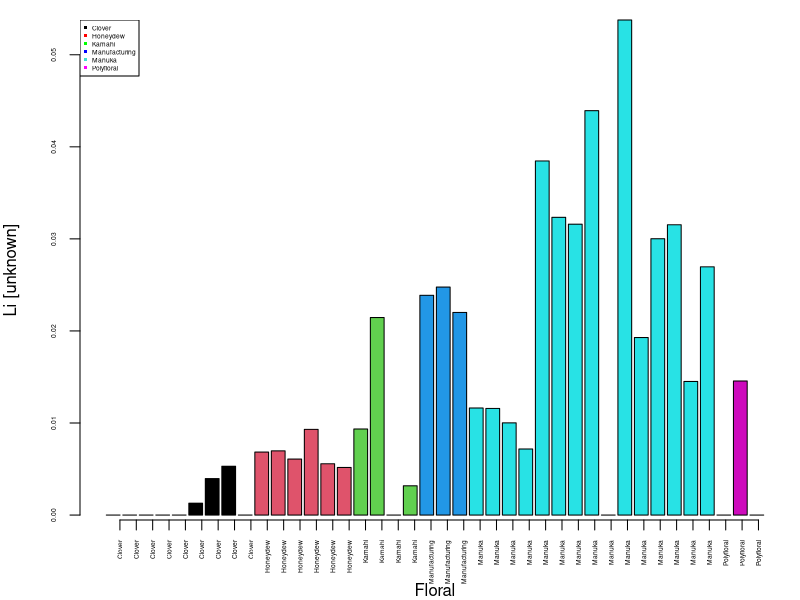
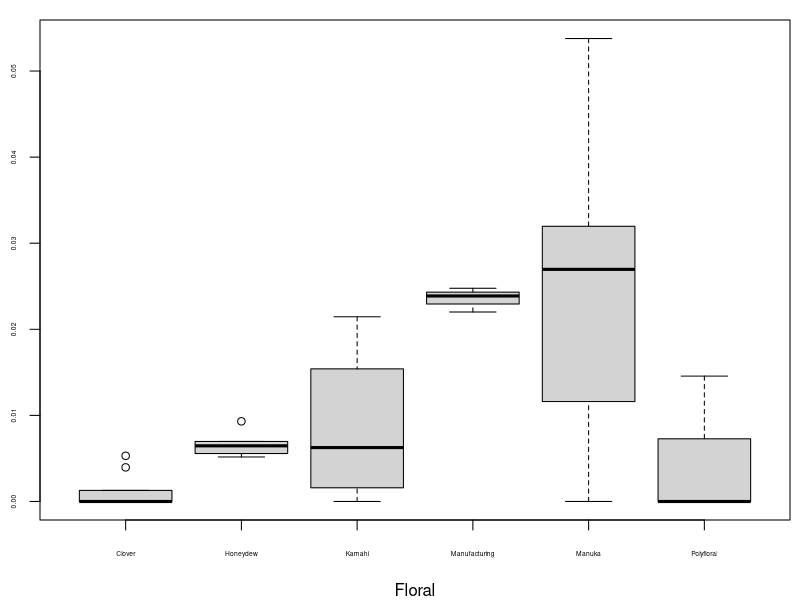
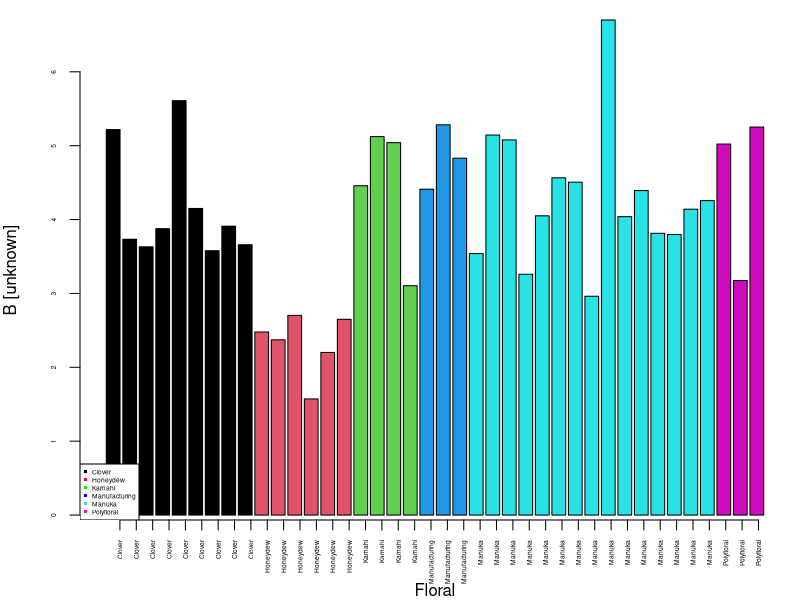
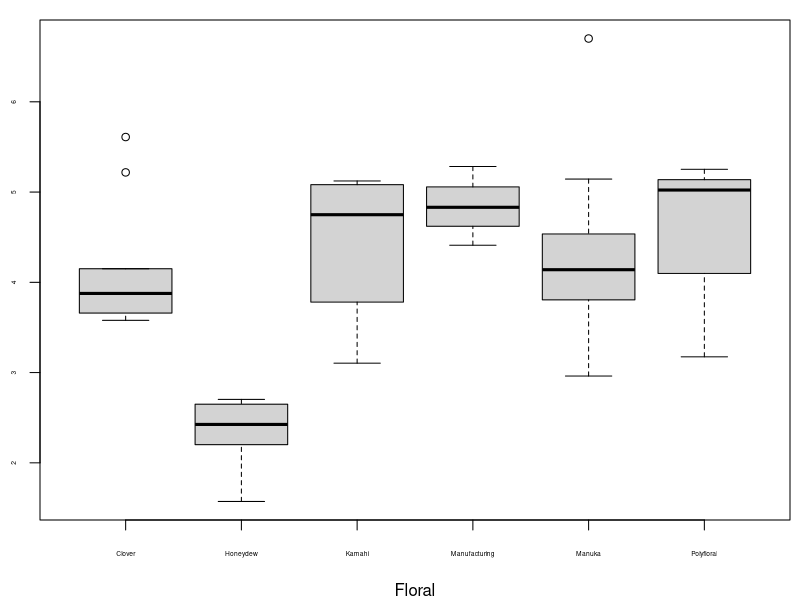
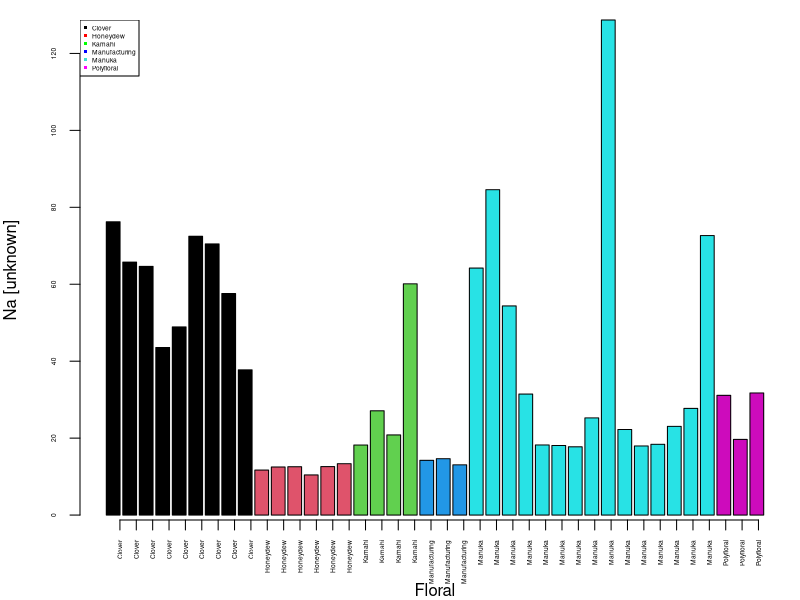
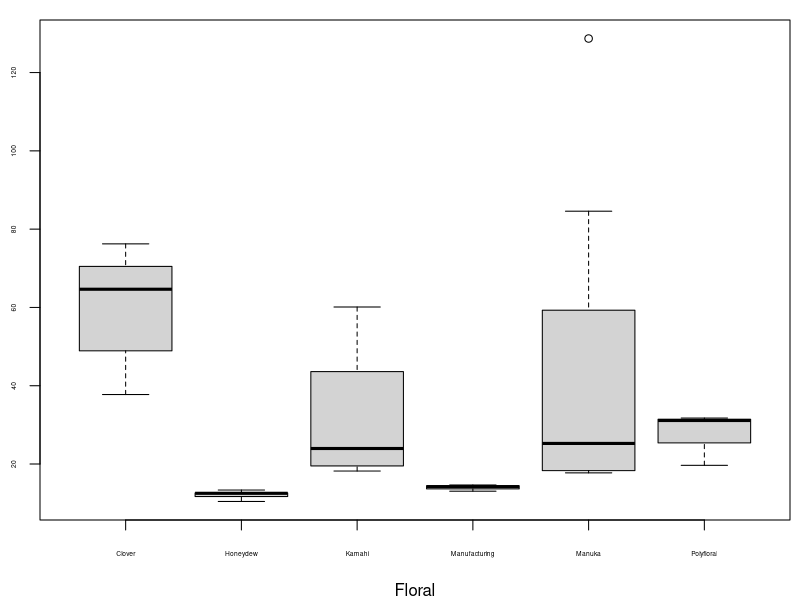
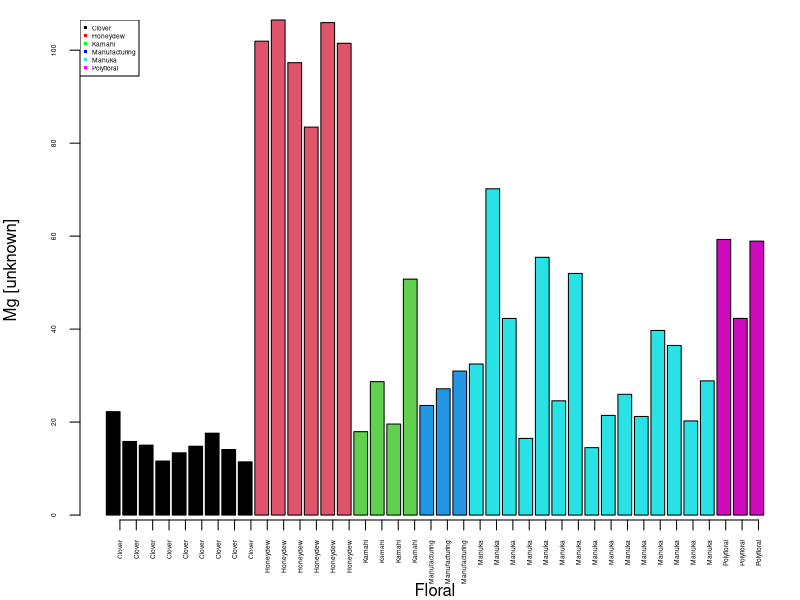
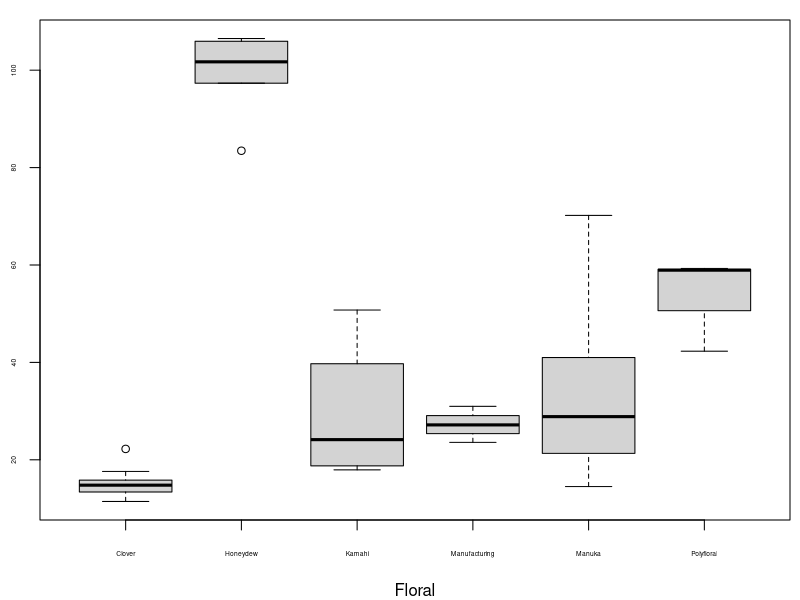

These figures' R source, in order: (Note: this script raises an error after producing the figures.)
#########################
# Author: Demus Matheus Huang
# Course: IEA514 - Applied Environmental Forensics
# Assignment: Data Analysis Report
# Date created: 2023-06-19
#########################


#### Preparation ####

# Open the acquired dataset with .csv in Ms. Excel, modify table columns and structure

# Import the data
df0 <- read.csv('data/honey_1.csv')

# Looking at the data
head(df0)
dim(df0)
summary(df0)
View(df0)

# Sorting the data based on 'Floral' column
df0 <- df0[order(df0$Floral), ] # primary data
View(df0)

# Deletion of unnecessary columns and change of 'Floral' column name
df <- df0[, c(-1, -3:-7)] # floral data
colnames(df)[1] = "Sample"
View(df)

#### Data for HCA ####
dfHCA <- df0[order(df0$Island), ] # primary data
dfHCA$Concatenated <- paste(dfHCA$Floral, dfHCA$Island) # add new column, combine Col 2 and 4
dfHCA <- dfHCA[,c(1, 33, 2:32)]

colnames(dfHCA)[2] ="Sample" # rename new column
dfHCA <- dfHCA[, c(-1, -3:-8)] # delete non-numerical columns other than Column 2
View(dfHCA)

dfHCA$Sample <- as.factor(dfHCA$Sample) # factor column sample HCA


#### Exploratory plots ####

# Names for the x labels
samples <- c(rep('Clover',9), rep('Honeydew', 6), rep('Kamahi', 4), 
             rep('Manufacturing', 3), rep('Manuka', 15), rep('Polyfloral', 3))

# Change the column sample from being a character to a factor

df$Sample <- as.factor(df$Sample)



#### Li ####
# Bar plot
jpeg('figs/barplot_Li.jpeg', res = 300, units = 'cm', height = 8, width = 8)
par(mar = c(4,4,1,0.5))
barplot(df$Li, xaxt = 'n', cex.axis = 0.4, 
     xlab = 'Floral', 
     ylab = 'Li [unknown]',
     col = as.factor(df$Sample),
     width = c(0.84, 0.84, 0.84, 0.84, 0.84, 0.84))
axis(1, at = 1:nrow(df), labels = samples, las = 2, cex.axis = 0.4)
legend('topleft', c('Clover','Honeydew','Kamahi','Manufacturing','Manuka',
                    'Polyfloral'), pch = c(15,15,15,15,15,15),
       col = c('black','red','green','blue','turquoise','magenta'), cex = 0.4)
dev.off()


# Box plot
jpeg('figs/boxplot_Li.jpeg', res = 300, units = 'cm', height = 8, width = 8)
par(mar = c(4,2,1,0.5)) 
plot(df$Sample, df$Li, xlab = 'Floral', ylab = '', cex.axis = 0.4) # no need ylab as it is redundant
dev.off()



#### B ####
# Bar plot
jpeg('figs/barplot_B.jpeg', res = 300, units = 'cm', height = 8, width = 8)
par(mar = c(4,4,1,0.5))
barplot(df$B, xaxt = 'n', cex.axis = 0.4,
        xlab = 'Floral', 
        ylab = 'B [unknown]',
        col = as.factor(df$Sample),
        width = c(0.84, 0.84, 0.84, 0.84, 0.84, 0.84))
axis(1, at = 1:nrow(df), labels = samples, las = 2, cex.axis = 0.4)
legend('bottomleft', c('Clover','Honeydew','Kamahi','Manufacturing','Manuka',
                    'Polyfloral'), pch = c(15,15,15,15,15,15),
       col = c('black','red','green','blue','turquoise','magenta'), cex = 0.4)
dev.off()


# Box plots
jpeg('figs/boxplot_B.jpeg', res = 300, units = 'cm', height = 8, width = 8)
par(mar = c(4,2,1,0.5)) 
plot(df$Sample, df$B, xlab = 'Floral', ylab = '', cex.axis = 0.4) 
dev.off()



#### Na ####
# Bar plot
jpeg('figs/barplot_Na.jpeg', res = 300, units = 'cm', height = 8, width = 8)
par(mar = c(4,4,1,0.5))
barplot(df$Na, xaxt = 'n', cex.axis = 0.4, 
        xlab = 'Floral', 
        ylab = 'Na [unknown]',
        col = as.factor(df$Sample),
        width = c(0.84, 0.84, 0.84, 0.84, 0.84, 0.84))
axis(1, at = 1:nrow(df), labels = samples, las = 2, cex.axis = 0.4)
legend('topleft', c('Clover','Honeydew','Kamahi','Manufacturing','Manuka',
                    'Polyfloral'), pch = c(15,15,15,15,15,15),
       col = c('black','red','green','blue','turquoise','magenta'), cex = 0.4)
dev.off()


# Box plot
jpeg('figs/boxplot_Na.jpeg', res = 300, units = 'cm', height = 8, width = 8)
par(mar = c(4,2,1,0.5))
plot(df$Sample, df$Na, xlab = 'Floral', ylab = '', cex.axis = 0.4) 
dev.off()



#### Mg ####
# Bar plot
jpeg('figs/barplot_Mg.jpeg', res = 300, units = 'cm', height = 8, width = 8)
par(mar = c(4,4,1,0.5))
barplot(df$Mg, xaxt = 'n', cex.axis = 0.4,
        xlab = 'Floral', 
        ylab = 'Mg [unknown]',
        col = as.factor(df$Sample),
        width = c(0.84, 0.84, 0.84, 0.84, 0.84, 0.84))
axis(1, at = 1:nrow(df), labels = samples, las = 2, cex.axis = 0.4)
legend('topleft', c('Clover','Honeydew','Kamahi','Manufacturing','Manuka',
                       'Polyfloral'), pch = c(15,15,15,15,15,15),
       col = c('black','red','green','blue','turquoise','magenta'), cex = 0.4)
dev.off()


# Box plot
jpeg('figs/boxplot_Mg.jpeg', res = 300, units = 'cm', height = 8, width = 8)
par(mar = c(4,2,1,0.5)) 
plot(df$Sample, df$Mg, xlab = 'Floral', ylab = '', cex.axis = 0.4) 
dev.off()



#### Al ####
# Bar plot
jpeg('figs/barplot_Al.jpeg', res = 300, units = 'cm', height = 8, width = 8)
par(mar = c(4,4,1,0.5))
barplot(df$Al, xaxt = 'n', cex.axis = 0.4,
        xlab = 'Floral', 
        ylab = 'Al [unknown]',
        col = as.factor(df$Sample),
        width = c(0.84, 0.84, 0.84, 0.84, 0.84, 0.84))
axis(1, at = 1:nrow(df), labels = samples, las = 2, cex.axis = 0.4)
legend('topleft', c('Clover','Honeydew','Kamahi','Manufacturing','Manuka',
                    'Polyfloral'), pch = c(15,15,15,15,15,15),
       col = c('black','red','green','blue','turquoise','magenta'), cex = 0.4)
dev.off()


# Box plot
jpeg('figs/boxplot_Al.jpeg', res = 300, units = 'cm', height = 8, width = 8)
par(mar = c(4,2,1,0.5)) 
plot(df$Sample, df$Al, xlab = 'Floral', ylab = '', cex.axis = 0.4) 
dev.off()



#### K ####
# Bar plot
jpeg('figs/barplot_K.jpeg', res = 300, units = 'cm', height = 8, width = 8)
par(mar = c(4,4,1,0.5))
barplot(df$K, xaxt = 'n', cex.axis = 0.4,
        xlab = 'Floral', 
        ylab = 'K [unknown]',
        col = as.factor(df$Sample),
        width = c(0.84, 0.84, 0.84, 0.84, 0.84, 0.84))
axis(1, at = 1:nrow(df), labels = samples, las = 2, cex.axis = 0.4)
legend('topleft', c('Clover','Honeydew','Kamahi','Manufacturing','Manuka',
                    'Polyfloral'), pch = c(15,15,15,15,15,15),
       col = c('black','red','green','blue','turquoise','magenta'), cex = 0.4)
dev.off()


# Box plot
jpeg('figs/boxplot_K.jpeg', res = 300, units = 'cm', height = 8, width = 8)
par(mar = c(4,2,1,0.5)) 
plot(df$Sample, df$K, xlab = 'Floral', ylab = '', cex.axis = 0.4) 
dev.off()



#### Ca ####
# Bar plot
jpeg('figs/barplot_Ca.jpeg', res = 300, units = 'cm', height = 8, width = 8)
par(mar = c(4,4,1,0.5))
barplot(df$Ca, xaxt = 'n', cex.axis = 0.4,
        xlab = 'Floral', 
        ylab = 'Ca [unknown]',
        col = as.factor(df$Sample),
        width = c(0.84, 0.84, 0.84, 0.84, 0.84, 0.84))
axis(1, at = 1:nrow(df), labels = samples, las = 2, cex.axis = 0.4)
legend('topleft', c('Clover','Honeydew','Kamahi','Manufacturing','Manuka',
                    'Polyfloral'), pch = c(15,15,15,15,15,15),
       col = c('black','red','green','blue','turquoise','magenta'), cex = 0.4)
dev.off()


# Box plot
jpeg('figs/boxplot_Ca.jpeg', res = 300, units = 'cm', height = 8, width = 8)
par(mar = c(4,2,1,0.5)) 
plot(df$Sample, df$Ca, xlab = 'Floral', ylab = '', cex.axis = 0.4) 
dev.off()



#### V ####
# Bar plot
jpeg('figs/barplot_V.jpeg', res = 300, units = 'cm', height = 8, width = 8)
par(mar = c(4,4,1,0.5))
barplot(df$V, xaxt = 'n', cex.axis = 0.4,
        xlab = 'Floral', 
        ylab = 'V [unknown]',
        col = as.factor(df$Sample),
        width = c(0.84, 0.84, 0.84, 0.84, 0.84, 0.84))
axis(1, at = 1:nrow(df), labels = samples, las = 2, cex.axis = 0.4)
legend('topleft', c('Clover','Honeydew','Kamahi','Manufacturing','Manuka',
                    'Polyfloral'), pch = c(15,15,15,15,15,15),
       col = c('black','red','green','blue','turquoise','magenta'), cex = 0.4)
dev.off()


# Box plot
jpeg('figs/boxplot_V.jpeg', res = 300, units = 'cm', height = 8, width = 8)
par(mar = c(4,2,1,0.5)) 
plot(df$Sample, df$V, xlab = 'Floral', ylab = '', cex.axis = 0.4) 
dev.off()



#### Cr ####
# Bar plot
jpeg('figs/barplot_Cr.jpeg', res = 300, units = 'cm', height = 8, width = 8)
par(mar = c(4,4,1,0.5))
barplot(df$Cr, xaxt = 'n', cex.axis = 0.4,
        xlab = 'Floral', 
        ylab = 'Cr [unknown]',
        col = as.factor(df$Sample),
        width = c(0.84, 0.84, 0.84, 0.84, 0.84, 0.84))
axis(1, at = 1:nrow(df), labels = samples, las = 2, cex.axis = 0.4)
legend('topleft', c('Clover','Honeydew','Kamahi','Manufacturing','Manuka',
                    'Polyfloral'), pch = c(15,15,15,15,15,15),
       col = c('black','red','green','blue','turquoise','magenta'), cex = 0.4)
dev.off()


# Box plot
jpeg('figs/boxplot_Cr.jpeg', res = 300, units = 'cm', height = 8, width = 8)
par(mar = c(4,2,1,0.5)) 
plot(df$Sample, df$Cr, xlab = 'Floral', ylab = '', cex.axis = 0.4) 
dev.off()



#### Mn ####
# Bar plot
jpeg('figs/barplot_Mn.jpeg', res = 300, units = 'cm', height = 8, width = 8)
par(mar = c(4,4,1,0.5))
barplot(df$Mn, xaxt = 'n', cex.axis = 0.4,
        xlab = 'Floral', 
        ylab = 'Mn [unknown]',
        col = as.factor(df$Sample),
        width = c(0.84, 0.84, 0.84, 0.84, 0.84, 0.84))
axis(1, at = 1:nrow(df), labels = samples, las = 2, cex.axis = 0.4)
legend('topleft', c('Clover','Honeydew','Kamahi','Manufacturing','Manuka',
                    'Polyfloral'), pch = c(15,15,15,15,15,15),
       col = c('black','red','green','blue','turquoise','magenta'), cex = 0.4)
dev.off()


# Box plot
jpeg('figs/boxplot_Mn.jpeg', res = 300, units = 'cm', height = 8, width = 8)
par(mar = c(4,2,1,0.5)) 
plot(df$Sample, df$Mn, xlab = 'Floral', ylab = '', cex.axis = 0.4) 
dev.off()



#### Fe ####
# Bar plot
jpeg('figs/barplot_Fe.jpeg', res = 300, units = 'cm', height = 8, width = 8)
par(mar = c(4,4,1,0.5))
barplot(df$Fe, xaxt = 'n', cex.axis = 0.4,
        xlab = 'Floral', 
        ylab = 'Fe [unknown]',
        col = as.factor(df$Sample),
        width = c(0.84, 0.84, 0.84, 0.84, 0.84, 0.84))
axis(1, at = 1:nrow(df), labels = samples, las = 2, cex.axis = 0.4)
legend('topleft', c('Clover','Honeydew','Kamahi','Manufacturing','Manuka',
                    'Polyfloral'), pch = c(15,15,15,15,15,15),
       col = c('black','red','green','blue','turquoise','magenta'), cex = 0.4)
dev.off()


# Box plot
jpeg('figs/boxplot_Fe.jpeg', res = 300, units = 'cm', height = 8, width = 8)
par(mar = c(4,2,1,0.5)) 
plot(df$Sample, df$Fe, xlab = 'Floral', ylab = '', cex.axis = 0.4) 
dev.off()



#### Co ####
# Bar plot
jpeg('figs/barplot_Co.jpeg', res = 300, units = 'cm', height = 8, width = 8)
par(mar = c(4,4,1,0.5))
barplot(df$Co, xaxt = 'n', cex.axis = 0.4,
        xlab = 'Floral', 
        ylab = 'Co [unknown]',
        col = as.factor(df$Sample),
        width = c(0.84, 0.84, 0.84, 0.84, 0.84, 0.84))
axis(1, at = 1:nrow(df), labels = samples, las = 2, cex.axis = 0.4)
legend('topleft', c('Clover','Honeydew','Kamahi','Manufacturing','Manuka',
                    'Polyfloral'), pch = c(15,15,15,15,15,15),
       col = c('black','red','green','blue','turquoise','magenta'), cex = 0.4)
dev.off()


# Box plot
jpeg('figs/boxplot_Co.jpeg', res = 300, units = 'cm', height = 8, width = 8)
par(mar = c(4,2,1,0.5)) 
plot(df$Sample, df$Co, xlab = 'Floral', ylab = '', cex.axis = 0.4) 
dev.off()



#### Ni ####
# Bar plot
jpeg('figs/barplot_Ni.jpeg', res = 300, units = 'cm', height = 8, width = 8)
par(mar = c(4,4,1,0.5))
barplot(df$Ni, xaxt = 'n', cex.axis = 0.4,
        xlab = 'Floral', 
        ylab = 'Ni [unknown]',
        col = as.factor(df$Sample),
        width = c(0.84, 0.84, 0.84, 0.84, 0.84, 0.84))
axis(1, at = 1:nrow(df), labels = samples, las = 2, cex.axis = 0.4)
legend('topleft', c('Clover','Honeydew','Kamahi','Manufacturing','Manuka',
                    'Polyfloral'), pch = c(15,15,15,15,15,15),
       col = c('black','red','green','blue','turquoise','magenta'), cex = 0.4)
dev.off()


# Box plot
jpeg('figs/boxplot_Ni.jpeg', res = 300, units = 'cm', height = 8, width = 8)
par(mar = c(4,2,1,0.5)) 
plot(df$Sample, df$Ni, xlab = 'Floral', ylab = '', cex.axis = 0.4) 
dev.off()



#### Cu ####
# Bar plot
jpeg('figs/barplot_Cu.jpeg', res = 300, units = 'cm', height = 8, width = 8)
par(mar = c(4,4,1,0.5))
barplot(df$Cu, xaxt = 'n', cex.axis = 0.4,
        xlab = 'Floral', 
        ylab = 'Cu [unknown]',
        col = as.factor(df$Sample),
        width = c(0.84, 0.84, 0.84, 0.84, 0.84, 0.84))
axis(1, at = 1:nrow(df), labels = samples, las = 2, cex.axis = 0.4)
legend('topleft', c('Clover','Honeydew','Kamahi','Manufacturing','Manuka',
                    'Polyfloral'), pch = c(15,15,15,15,15,15),
       col = c('black','red','green','blue','turquoise','magenta'), cex = 0.4)
dev.off()


# Box plot
jpeg('figs/boxplot_Cu.jpeg', res = 300, units = 'cm', height = 8, width = 8)
par(mar = c(4,2,1,0.5)) 
plot(df$Sample, df$Cu, xlab = 'Floral', ylab = '', cex.axis = 0.4) 
dev.off()



#### Zn ####
# Bar plot
jpeg('figs/barplot_Zn.jpeg', res = 300, units = 'cm', height = 8, width = 8)
par(mar = c(4,4,1,0.5))
barplot(df$Zn, xaxt = 'n', cex.axis = 0.4,
        xlab = 'Floral', 
        ylab = 'Zn [unknown]',
        col = as.factor(df$Sample),
        width = c(0.84, 0.84, 0.84, 0.84, 0.84, 0.84))
axis(1, at = 1:nrow(df), labels = samples, las = 2, cex.axis = 0.4)
legend('topleft', c('Clover','Honeydew','Kamahi','Manufacturing','Manuka',
                    'Polyfloral'), pch = c(15,15,15,15,15,15),
       col = c('black','red','green','blue','turquoise','magenta'), cex = 0.4)
dev.off()


# Box plot
jpeg('figs/boxplot_Zn.jpeg', res = 300, units = 'cm', height = 8, width = 8)
par(mar = c(4,2,1,0.5)) 
plot(df$Sample, df$Zn, xlab = 'Floral', ylab = '', cex.axis = 0.4) 
dev.off()



#### Ga ####
# Bar plot
jpeg('figs/barplot_Ga.jpeg', res = 300, units = 'cm', height = 8, width = 8)
par(mar = c(4,4,1,0.5))
barplot(df$Ga, xaxt = 'n', cex.axis = 0.4,
        xlab = 'Floral', 
        ylab = 'Ga [unknown]',
        col = as.factor(df$Sample),
        width = c(0.84, 0.84, 0.84, 0.84, 0.84, 0.84))
axis(1, at = 1:nrow(df), labels = samples, las = 2, cex.axis = 0.4)
legend('topleft', c('Clover','Honeydew','Kamahi','Manufacturing','Manuka',
                    'Polyfloral'), pch = c(15,15,15,15,15,15),
       col = c('black','red','green','blue','turquoise','magenta'), cex = 0.4)
dev.off()


# Box plot
jpeg('figs/boxplot_Ga.jpeg', res = 300, units = 'cm', height = 8, width = 8)
par(mar = c(4,2,1,0.5)) 
plot(df$Sample, df$Ga, xlab = 'Floral', ylab = '', cex.axis = 0.4) 
dev.off()



#### Rb ####
# Bar plot
jpeg('figs/barplot_Rb.jpeg', res = 300, units = 'cm', height = 8, width = 8)
par(mar = c(4,4,1,0.5))
barplot(df$Rb, xaxt = 'n', cex.axis = 0.4,
        xlab = 'Floral', 
        ylab = 'Rb [unknown]',
        col = as.factor(df$Sample),
        width = c(0.84, 0.84, 0.84, 0.84, 0.84, 0.84))
axis(1, at = 1:nrow(df), labels = samples, las = 2, cex.axis = 0.4)
legend('topleft', c('Clover','Honeydew','Kamahi','Manufacturing','Manuka',
                    'Polyfloral'), pch = c(15,15,15,15,15,15),
       col = c('black','red','green','blue','turquoise','magenta'), cex = 0.4)
dev.off()


# Box plot
jpeg('figs/boxplot_Rb.jpeg', res = 300, units = 'cm', height = 8, width = 8)
par(mar = c(4,2,1,0.5)) 
plot(df$Sample, df$Rb, xlab = 'Floral', ylab = '', cex.axis = 0.4) 
dev.off()



#### Sr ####
# Bar plot
jpeg('figs/barplot_Sr.jpeg', res = 300, units = 'cm', height = 8, width = 8)
par(mar = c(4,4,1,0.5))
barplot(df$Sr, xaxt = 'n', cex.axis = 0.4,
        xlab = 'Floral', 
        ylab = 'Sr [unknown]',
        col = as.factor(df$Sample),
        width = c(0.84, 0.84, 0.84, 0.84, 0.84, 0.84))
axis(1, at = 1:nrow(df), labels = samples, las = 2, cex.axis = 0.4)
legend('topleft', c('Clover','Honeydew','Kamahi','Manufacturing','Manuka',
                    'Polyfloral'), pch = c(15,15,15,15,15,15),
       col = c('black','red','green','blue','turquoise','magenta'), cex = 0.4)
dev.off()


# Box plot
jpeg('figs/boxplot_Sr.jpeg', res = 300, units = 'cm', height = 8, width = 8)
par(mar = c(4,2,1,0.5)) 
plot(df$Sample, df$Sr, xlab = 'Floral', ylab = '', cex.axis = 0.4) 
dev.off()



#### Ag ####
# Bar plot
jpeg('figs/barplot_Ag.jpeg', res = 300, units = 'cm', height = 8, width = 8)
par(mar = c(4,4,1,0.5))
barplot(df$Ag, xaxt = 'n', cex.axis = 0.4,
        xlab = 'Floral', 
        ylab = 'Ag [unknown]',
        col = as.factor(df$Sample),
        width = c(0.84, 0.84, 0.84, 0.84, 0.84, 0.84))
axis(1, at = 1:nrow(df), labels = samples, las = 2, cex.axis = 0.4)
legend('topleft', c('Clover','Honeydew','Kamahi','Manufacturing','Manuka',
                    'Polyfloral'), pch = c(15,15,15,15,15,15),
       col = c('black','red','green','blue','turquoise','magenta'), cex = 0.4)
dev.off()


# Box plot
jpeg('figs/boxplot_Ag.jpeg', res = 300, units = 'cm', height = 8, width = 8)
par(mar = c(4,2,1,0.5)) 
plot(df$Sample, df$Ag, xlab = 'Floral', ylab = '', cex.axis = 0.4) 
dev.off()



#### Cs ####
# Bar plot
jpeg('figs/barplot_Cs.jpeg', res = 300, units = 'cm', height = 8, width = 8)
par(mar = c(4,4,1,0.5))
barplot(df$Cs, xaxt = 'n', cex.axis = 0.4,
        xlab = 'Floral', 
        ylab = 'Cs [unknown]',
        col = as.factor(df$Sample),
        width = c(0.84, 0.84, 0.84, 0.84, 0.84, 0.84))
axis(1, at = 1:nrow(df), labels = samples, las = 2, cex.axis = 0.4)
legend('topleft', c('Clover','Honeydew','Kamahi','Manufacturing','Manuka',
                    'Polyfloral'), pch = c(15,15,15,15,15,15),
       col = c('black','red','green','blue','turquoise','magenta'), cex = 0.4)
dev.off()


# Box plot
jpeg('figs/boxplot_Cs.jpeg', res = 300, units = 'cm', height = 8, width = 8)
par(mar = c(4,2,1,0.5)) 
plot(df$Sample, df$Cs, xlab = 'Floral', ylab = '', cex.axis = 0.4) 
dev.off()



#### Ba ####
# Bar plot
jpeg('figs/barplot_Ba.jpeg', res = 300, units = 'cm', height = 8, width = 8)
par(mar = c(4,4,1,0.5))
barplot(df$Ba, xaxt = 'n', cex.axis = 0.4,
        xlab = 'Floral', 
        ylab = 'Ba [unknown]',
        col = as.factor(df$Sample),
        width = c(0.84, 0.84, 0.84, 0.84, 0.84, 0.84))
axis(1, at = 1:nrow(df), labels = samples, las = 2, cex.axis = 0.4)
legend('topleft', c('Clover','Honeydew','Kamahi','Manufacturing','Manuka',
                    'Polyfloral'), pch = c(15,15,15,15,15,15),
       col = c('black','red','green','blue','turquoise','magenta'), cex = 0.4)
dev.off()


# Box plot
jpeg('figs/boxplot_Ba.jpeg', res = 300, units = 'cm', height = 8, width = 8)
par(mar = c(4,2,1,0.5)) 
plot(df$Sample, df$Ba, xlab = 'Floral', ylab = '', cex.axis = 0.4) 
dev.off()


#### La ####
# Bar plot
jpeg('figs/barplot_La.jpeg', res = 300, units = 'cm', height = 8, width = 8)
par(mar = c(4,4,1,0.5))
barplot(df$La, xaxt = 'n', cex.axis = 0.4,
        xlab = 'Floral', 
        ylab = 'La [unknown]',
        col = as.factor(df$Sample),
        width = c(0.84, 0.84, 0.84, 0.84, 0.84, 0.84))
axis(1, at = 1:nrow(df), labels = samples, las = 2, cex.axis = 0.4)
legend('topleft', c('Clover','Honeydew','Kamahi','Manufacturing','Manuka',
                    'Polyfloral'), pch = c(15,15,15,15,15,15),
       col = c('black','red','green','blue','turquoise','magenta'), cex = 0.4)
dev.off()


# Box plot
jpeg('figs/boxplot_La.jpeg', res = 300, units = 'cm', height = 8, width = 8)
par(mar = c(4,2,1,0.5)) 
plot(df$Sample, df$La, xlab = 'Floral', ylab = '', cex.axis = 0.4) 
dev.off()


#### Ce ####
# Bar plot
jpeg('figs/barplot_Ce.jpeg', res = 300, units = 'cm', height = 8, width = 8)
par(mar = c(4,4,1,0.5))
barplot(df$Ce, xaxt = 'n', cex.axis = 0.4,
        xlab = 'Floral', 
        ylab = 'Ce [unknown]',
        col = as.factor(df$Sample),
        width = c(0.84, 0.84, 0.84, 0.84, 0.84, 0.84))
axis(1, at = 1:nrow(df), labels = samples, las = 2, cex.axis = 0.4)
legend('topleft', c('Clover','Honeydew','Kamahi','Manufacturing','Manuka',
                    'Polyfloral'), pch = c(15,15,15,15,15,15),
       col = c('black','red','green','blue','turquoise','magenta'), cex = 0.4)
dev.off()


# Box plot
jpeg('figs/boxplot_Ce.jpeg', res = 300, units = 'cm', height = 8, width = 8)
par(mar = c(4,2,1,0.5)) 
plot(df$Sample, df$Ce, xlab = 'Floral', ylab = '', cex.axis = 0.4) 
dev.off()


#### Pb ####
# Bar plot
jpeg('figs/barplot_Pb.jpeg', res = 300, units = 'cm', height = 8, width = 8)
par(mar = c(4,4,1,0.5))
barplot(df$Pb, xaxt = 'n', cex.axis = 0.4,
        xlab = 'Floral', 
        ylab = 'Pb [unknown]',
        col = as.factor(df$Sample),
        width = c(0.84, 0.84, 0.84, 0.84, 0.84, 0.84))
axis(1, at = 1:nrow(df), labels = samples, las = 2, cex.axis = 0.4)
legend('topleft', c('Clover','Honeydew','Kamahi','Manufacturing','Manuka',
                    'Polyfloral'), pch = c(15,15,15,15,15,15),
       col = c('black','red','green','blue','turquoise','magenta'), cex = 0.4)
dev.off()


# Box plot
jpeg('figs/boxplot_Pb.jpeg', res = 300, units = 'cm', height = 8, width = 8)
par(mar = c(4,2,1,0.5)) 
plot(df$Sample, df$Pb, xlab = 'Floral', ylab = '', cex.axis = 0.4) 
dev.off()


#### Rb.Sr ####
# Bar plot
jpeg('figs/barplot_Rb.Sr.jpeg', res = 300, units = 'cm', height = 8, width = 8)
par(mar = c(4,4,1,0.5))
barplot(df$Rb.Sr, xaxt = 'n', cex.axis = 0.4,
        xlab = 'Floral', 
        ylab = 'Rb.Sr [unknown]',
        col = as.factor(df$Sample),
        width = c(0.84, 0.84, 0.84, 0.84, 0.84, 0.84))
axis(1, at = 1:nrow(df), labels = samples, las = 2, cex.axis = 0.4)
legend('topleft', c('Clover','Honeydew','Kamahi','Manufacturing','Manuka',
                    'Polyfloral'), pch = c(15,15,15,15,15,15),
       col = c('black','red','green','blue','turquoise','magenta'), cex = 0.4)
dev.off()


# Box plot
jpeg('figs/boxplot_Rb.Sr.jpeg', res = 300, units = 'cm', height = 8, width = 8)
par(mar = c(4,2,1,0.5)) 
plot(df$Sample, df$Rb.Sr, xlab = 'Floral', ylab = '', cex.axis = 0.4) 
dev.off()



#### ANOVA for Li ####
df_aov_Li <- df[,c(1,2)]
result_Li <- aov(Li ~ Sample, data = df_aov_Li)
summary(result_Li)

#### ANOVA for B ####
df_aov_B <- df[,c(1,3)]
result_B <- aov(B ~ Sample, data = df_aov_B)
summary(result_B)

#### ANOVA for Na ####
df_aov_Na <- df[,c(1,4)]
result_Na <- aov(Na ~ Sample, data = df_aov_Na)
summary(result_Na)

#### ANOVA for Mg ####
df_aov_Mg <- df[,c(1,5)]
result_Mg <- aov(Mg ~ Sample, data = df_aov_Mg)
summary(result_Mg)

#### ANOVA for Al ####
df_aov_Al <- df[,c(1,6)]
result_Al <- aov(Al ~ Sample, data = df_aov_Al)
summary(result_Al)

#### ANOVA for K ####
df_aov_K <- df[,c(1,7)]
result_K <- aov(K ~ Sample, data = df_aov_K)
summary(result_K)

#### ANOVA for Ca ####
df_aov_Ca <- df[,c(1,8)]
result_Ca <- aov(Ca ~ Sample, data = df_aov_Ca)
summary(result_Ca)

#### ANOVA for V ####
df_aov_V <- df[,c(1,9)]
result_V <- aov(V ~ Sample, data = df_aov_V)
summary(result_V)

#### ANOVA for Cr ####
df_aov_Cr <- df[,c(1,10)]
result_Cr <- aov(Cr ~ Sample, data = df_aov_Cr)
summary(result_Cr)

#### ANOVA for Mn ####
df_aov_Mn <- df[,c(1,11)]
result_Mn <- aov(Mn ~ Sample, data = df_aov_Mn)
summary(result_Mn)

#### ANOVA for Fe ####
df_aov_Fe <- df[,c(1,12)]
result_Fe <- aov(Fe ~ Sample, data = df_aov_Fe)
summary(result_Fe)

#### ANOVA for Co ####
df_aov_Co <- df[,c(1,13)]
result_Co <- aov(Co ~ Sample, data = df_aov_Co)
summary(result_Co)

#### ANOVA for Ni ####
df_aov_Ni <- df[,c(1,14)]
result_Ni <- aov(Ni ~ Sample, data = df_aov_Ni)
summary(result_Ni)

#### ANOVA for Cu ####
df_aov_Cu <- df[,c(1,15)]
result_Cu <- aov(Cu ~ Sample, data = df_aov_Cu)
summary(result_Cu)

#### ANOVA for Zn ####
df_aov_Zn <- df[,c(1,16)]
result_Zn <- aov(Zn ~ Sample, data = df_aov_Zn)
summary(result_Zn)

#### ANOVA for Ga ####
df_aov_Ga <- df[,c(1,17)]
result_Ga <- aov(Ga ~ Sample, data = df_aov_Ga)
summary(result_Ga)

#### ANOVA for Rb ####
df_aov_Rb <- df[,c(1,18)]
result_Rb <- aov(Rb ~ Sample, data = df_aov_Rb)
summary(result_Rb)

#### ANOVA for Sr ####
df_aov_Sr <- df[,c(1,19)]
result_Sr <- aov(Sr ~ Sample, data = df_aov_Sr)
summary(result_Sr)

#### ANOVA for Ag ####
df_aov_Ag <- df[,c(1,20)]
result_Ag <- aov(Ag ~ Sample, data = df_aov_Ag)
summary(result_Ag)

#### ANOVA for Cs ####
df_aov_Cs <- df[,c(1,21)]
result_Cs <- aov(Cs ~ Sample, data = df_aov_Cs)
summary(result_Cs)

#### ANOVA for Ba ####
df_aov_Ba <- df[,c(1,22)]
result_Ba <- aov(Ba ~ Sample, data = df_aov_Ba)
summary(result_Ba)

#### ANOVA for La ####
df_aov_La <- df[,c(1,23)]
result_La <- aov(La ~ Sample, data = df_aov_La)
summary(result_La)

#### ANOVA for Ce ####
df_aov_Ce <- df[,c(1,24)]
result_Ce <- aov(Ce ~ Sample, data = df_aov_Ce)
summary(result_Ce)

#### ANOVA for Pb ####
df_aov_Pb <- df[,c(1,25)]
result_Pb <- aov(Pb ~ Sample, data = df_aov_Pb)
summary(result_Pb)

#### ANOVA for Rb.Sr ####
df_aov_Rb.Sr <- df[,c(1,26)]
result_Rb.Sr <- aov(Rb.Sr ~ Sample, data = df_aov_Rb.Sr)
summary(result_Rb.Sr)



#### Cluster analysis ####
# Prepare the data for cluster analysis
dfHCA_temp <- dfHCA[,-1] # Remove the first column to discard the non-numeric column
dfHCA_temp <- data.matrix(dfHCA_temp) # Change to matrix format for heatmap analysis
row.names(dfHCA_temp) <- paste0(as.character(dfHCA[,1]), 1:nrow(dfHCA)) # Add the locations to the plot

jpeg('figs/heatmap_honey_1.jpeg', res = 300, units = 'cm', height = 16, width = 20)
par(mar = c(2,2,2,2))
heatmap(dfHCA_temp)
dev.off()


## Cluster analysis using the complete method
# Linkage method is complete
jpeg('figs/hc_complete_honey_1.jpeg', res = 300, units = 'cm', height = 8, width = 8)
par(mar = c(2,2,2,2))
hc <- hclust(dist(dfHCA_temp), 
             method = 'complete')
plot(hc, labels = dfHCA$Sample, main = 'Complete', hang = -1, cex = 0.3)
dev.off()


# Linkage method is average
jpeg('figs/hc_average_honey_1.jpeg', res = 300, units = 'cm', height = 8, width = 8)
par(mar = c(2,2,2,2))
hc <- hclust(dist(dfHCA_temp), 
             method = 'average')
plot(hc, labels = dfHCA$Sample, main = 'Average', hang = -1, cex = 0.3)
dev.off()


plot(hc, labels = df$HCASample, cex = 0.5)

#Optional: K-means clustering
#k_means <- kmeans(df_temp, 3, nstart = 20)
#k_means
#table(k_means$cluster, df$Sample)

#### PCA ####
#install.packages('car') # Only one time install
library(car) # load the package

honey_1.pca <- prcomp(df[,-1], # Remove the first column
                  center = TRUE, # Center the data, similar to scaling
                  scale. = TRUE) # Need to be scaled because of magnitude diff.

jpeg('figs/biplot_honey_1.jpeg', res = 300, units = 'cm', height = 16, width = 16)
par(mar = c(4,4,1,1))
plot(honey_1.pca$x[,1:2], # Plot only the first and second PCs
     pch = 20,        # The marker 
     col = df$Sample, # The color
     xlim = c(-5,10), ylim = c(-5,6)) # The limits of the axes
dataEllipse(honey_1.pca$x[,1],  # PC1
            honey_1.pca$x[,2],  # PC2
            groups = df$Sample, # Groups
            lwd = 1,            # line width
            group.labels = c('Clover','Honeydew','Kamahi','Manufacturing','Manuka',
                             'Polyfloral'), 
            plot.points = FALSE, # Do not want to redraw points on top of old points
            levels = 0.5,      # 50% confidence level, similar to what is set in ggbiplot
            add = TRUE,
            fill=TRUE, 
            fill.alpha = 0.02,
            col = c('black','red','green','blue','turquoise','magenta'))

legend('bottomright', c('Clover','Honeydew','Kamahi','Manufacturing','Manuka',
                        'Polyfloral'), pch = c(20,20,20,20,20,20),
       col = c('black','red','green','blue','turquoise','magenta'))
dev.off()




